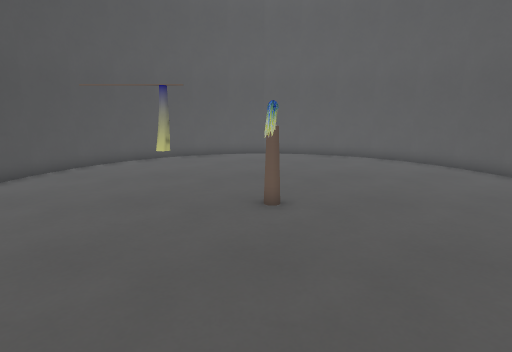
View 1 (above)

12 first-person views from a walk through a Godot game level. The camera is 1.5 m above the floor, tilts 12° down and sees 75° across. The floor is counted in squares, 0.5 m on a side. Each view is taken from the middle of a square. On the plan, view 1 faces up. The plan holds only what a view shows up to about 20 squares ahead; the rest is blank. The place goes on beyond the plan. Surface patterns are stand-ins for the level's own textures.

View 2
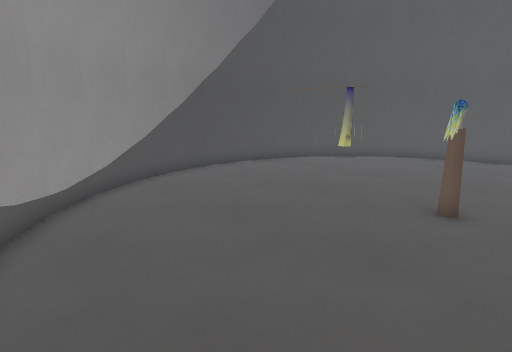

View 3
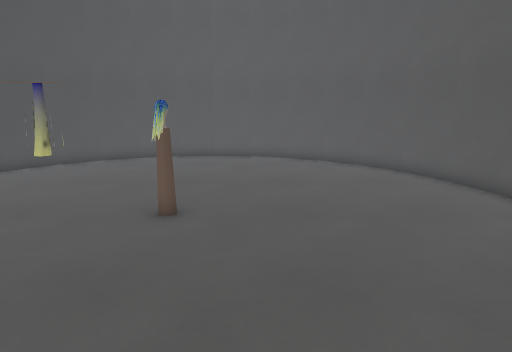

View 4
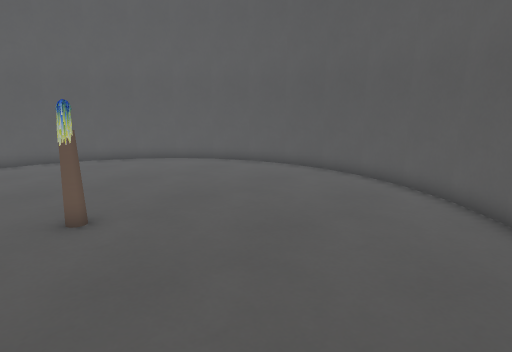

View 5
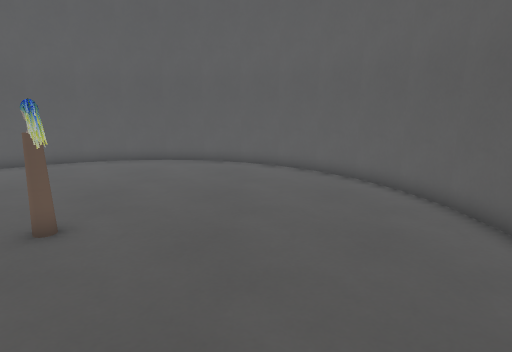

View 6
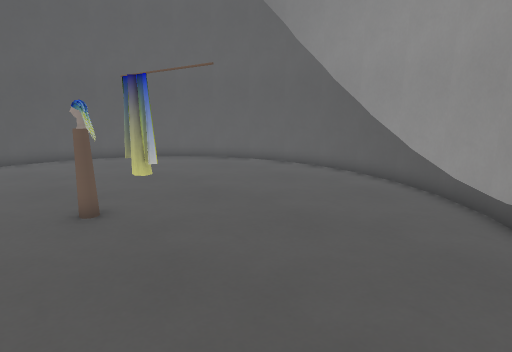

View 7
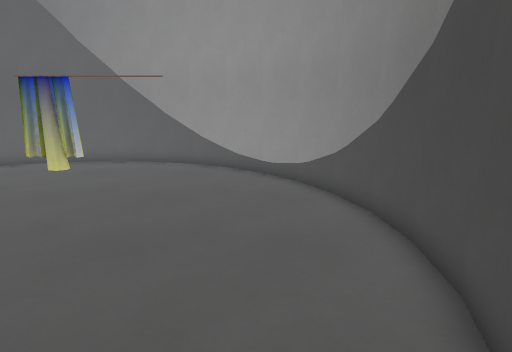

View 8
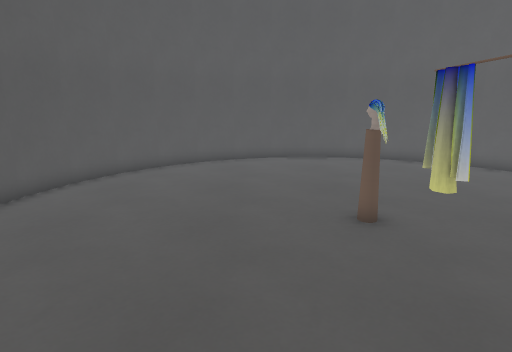

View 9
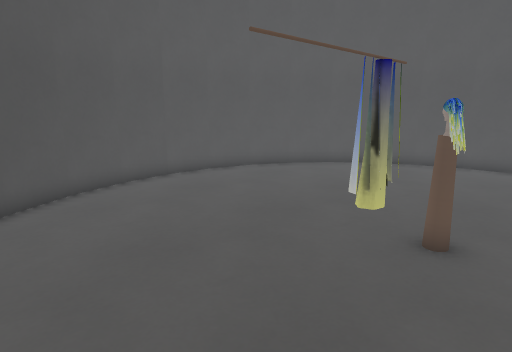

View 10
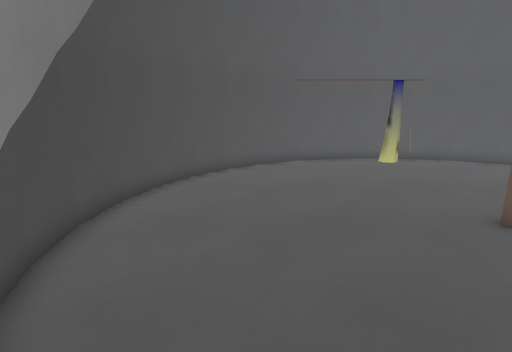

View 11
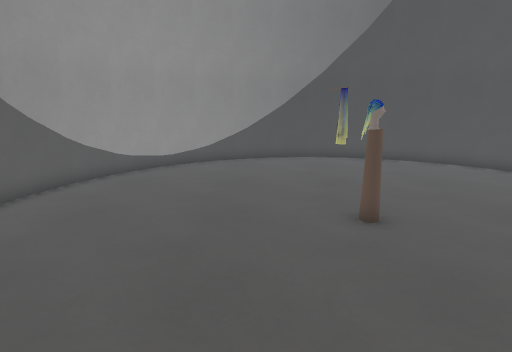

View 12
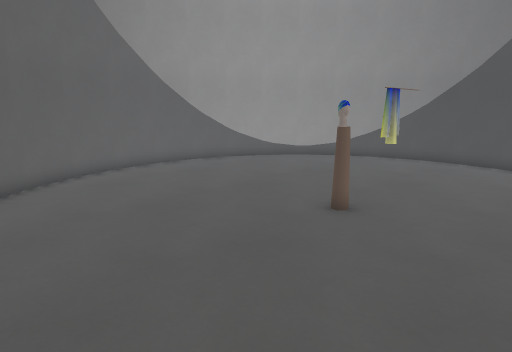

### Floor plan
Points are (right, up) in squares from view 1. A wall is a line through its corners. A room is listed if a view was taken in it or the views show most of it. See-through windows are left out.
Room 1 (views 1, 2, 3, 4, 5, 6, 7, 8, 9, 10, 11, 12)
walls: (-2.7, 10.2) (-2.4, 9.8); (-2.8, 10.1) (-2.5, 9.6) (-2.2, 10.2); (-2.8, 10.1) (-2.3, 10); (-3, 10) (-2.5, 10.3); (-3, 10) (-2.5, 10.2); (-3, 10) (-2.8, 10.2); (-3, 10.4) (-2.4, 9.9); (-3.1, 9.9) (-3, 10) (-3.2, 10.3) (-2.1, 9.8); (-3.1, 10.1) (-2, 10.1); (-3.1, 10.4) (-2.2, 9.8) (-2.2, 9.9); (-3.3, 10) (-2.4, 10.2) (-2.2, 9.9); (-3.3, 9.9) (-2.4, 10.2); (-3.3, 10.1) (-2.1, 9.9); (-3.3, 10.1) (-2, 10.1); (11.3, 12) (10.6, 14.3); (11.5, 9.9) (11.3, 12.2); (10.6, 5.7) (11.3, 8); (10.7, 14.1) (9.6, 16.2); (11.3, 7.8) (11.5, 10.1); (9.6, 3.8) (10.7, 5.9); (8.2, 2.2) (9.7, 3.9); (9.7, 16.1) (8.2, 17.8); (8.4, 17.7) (6.6, 19.1) (4.7, 20.2); (6.5, 0.8) (8.3, 2.2); (4.7, 20.1) (2.6, 20.8); (4.6, -0.2) (6.7, 0.9); (2.5, -0.8) (4.8, -0.1); (2.8, 20.8) (0.4, 21); (0.6, 21) (-1.7, 20.8); (0.4, -1) (2.8, -0.8); (-1.5, 20.8) (-3.8, 20.1); (-1.7, -0.8) (0.5, -1); (-3.8, -0.1) (-1.6, -0.8); (-3.6, 20.2) (-5.6, 19.1); (-5.5, 19.2) (-7.3, 17.7); (-5.7, 0.9) (-3.7, -0.2); (-7.2, 17.9) (-8.7, 16); (-7.4, 2.3) (-5.5, 0.8); (-8.6, 16.2) (-9.7, 14.2); (-9.6, 14.3) (-10.3, 12); (-9.7, 5.9) (-8.6, 3.9); (-8.7, 3.9) (-7.3, 2.2); (-10.3, 7.9) (-9.6, 5.7); (-10.3, 12.2) (-10.5, 10) (-10.3, 7.8)
objects: other object (0, 10) to (1, 10)

Positions as (right, up) in squares from view 1, and headings:
1: (0, 0), facing up
2: (3, 0), facing up-left
3: (3, 1), facing up
4: (-2, 1), facing up-right
5: (-7, 5), facing right
6: (-9, 13), facing down-right
7: (-7, 17), facing down
8: (-8, 13), facing right
9: (-7, 8), facing up-right
10: (-6, 2), facing up
11: (9, 7), facing left
12: (9, 15), facing down-left
